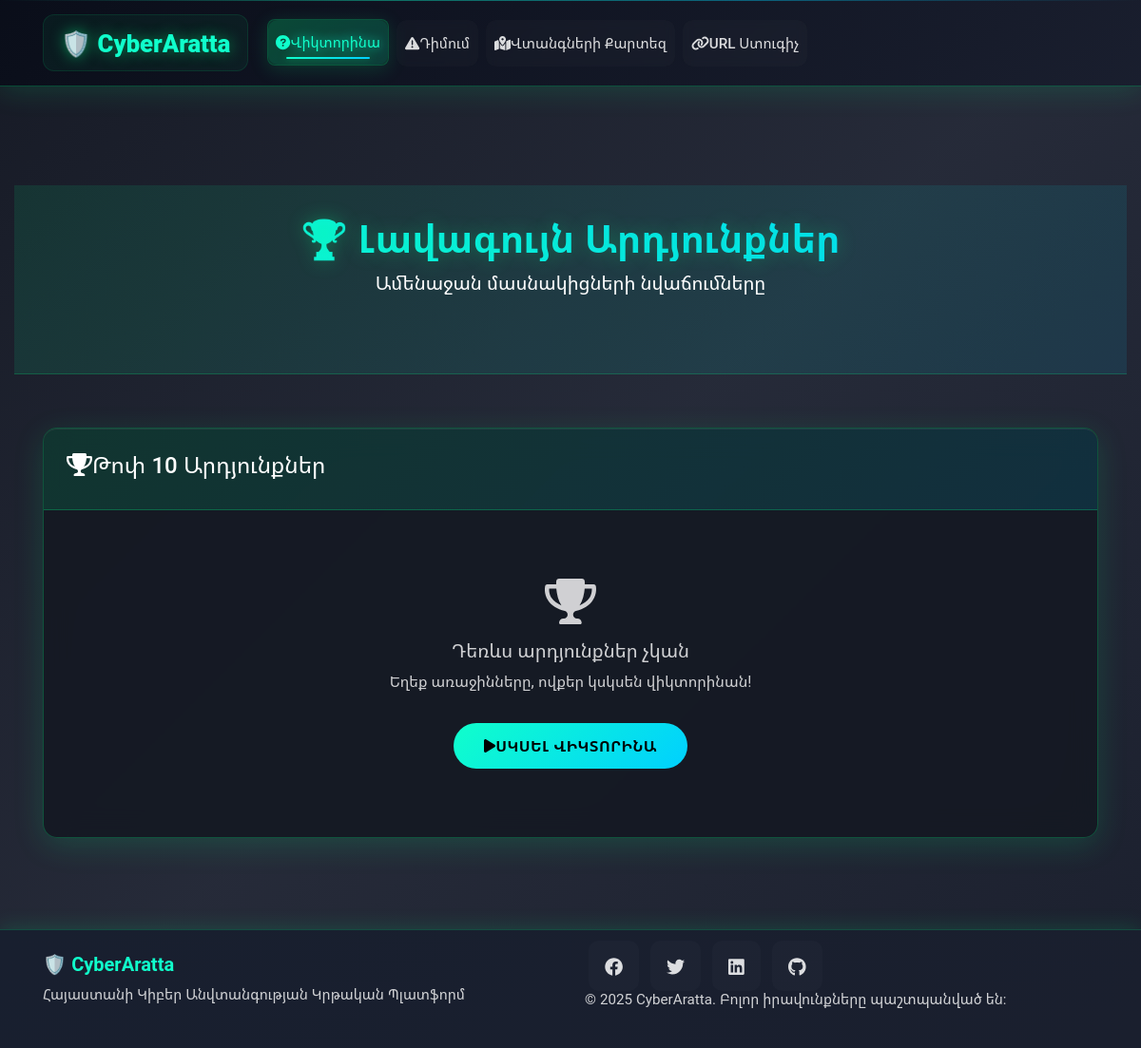
The app's page /quiz/leaderboard/, older data.
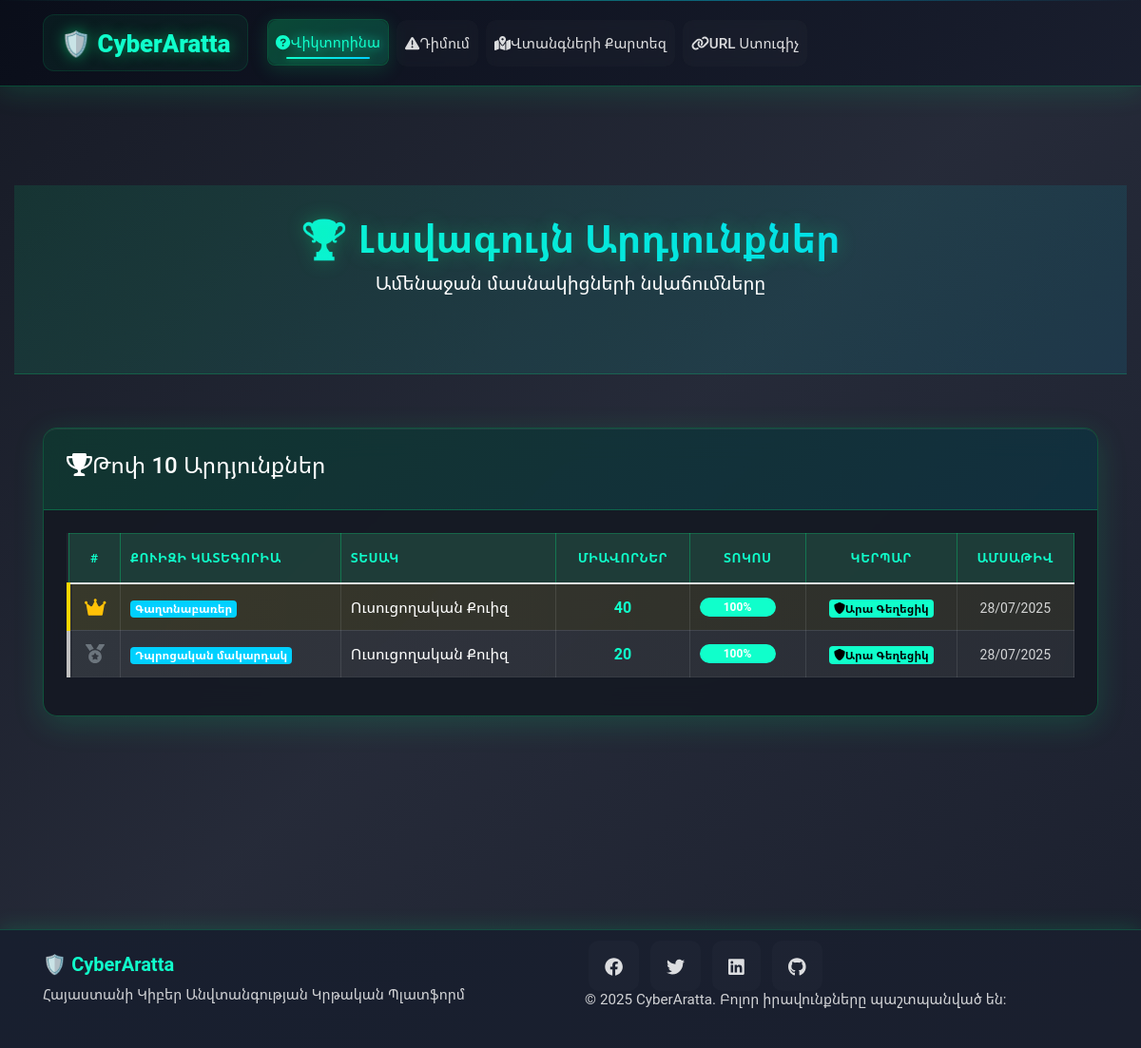
The same page, newer data.
### apps/quiz/models.py (models this page shows, shortened)
class QuizResult(models.Model):
    CHARACTER_RESULT_CHOICES = [
        ('ara', 'Արա Գեղեցիկ'),
        ('shamiram', 'Շամիրամ'),
    ]
    session = models.OneToOneField(QuizSession, on_delete=models.CASCADE)
    final_score = models.IntegerField()
    percentage = models.FloatField()
    character_result = models.CharField(max_length=20, choices=CHARACTER_RESULT_CHOICES)
    feedback_message = models.TextField(blank=True)
    is_visible = models.BooleanField(default=True)  # For leaderboard visibility
    created_at = models.DateTimeField(auto_now_add=True)
    def get_character_result_display(self):
        return dict(self.CHARACTER_RESULT_CHOICES).get(self.character_result, "")
    class Meta:
        ordering = ['-percentage', '-final_score', '-created_at']

class QuizSession(models.Model):
    session_key = models.CharField(max_length=64)
    category = models.ForeignKey(QuizCategory, on_delete=models.SET_NULL, null=True)
    question_type = models.CharField(max_length=20, choices=Question.QUESTION_TYPES)
    current_question = models.IntegerField(default=0)
    score = models.IntegerField(default=0)
    is_completed = models.BooleanField(default=False)
    started_at = models.DateTimeField(auto_now_add=True)

class QuizCategory(models.Model):
    CATEGORY_TYPE_CHOICES = [
        ('school', 'Դպրոցական'),
        ('student', 'Ուսանող'),
        ('professional', 'Մասնագիտական'),
    ]
    PROFESSIONAL_FIELD_CHOICES = [
        ('gov', 'Պետական'),
        ('bank', 'Բանկային'),
        ('edu', 'Կրթական'),
        ('it', 'IT'),
    ]
    name = models.CharField(max_length=100)
    category_type = models.CharField(max_length=20, choices=CATEGORY_TYPE_CHOICES)
    professional_field = models.CharField(max_length=20, choices=PROFESSIONAL_FIELD_CHOICES, blank=True, null=True)
    description = models.TextField(blank=True)
    is_active = models.BooleanField(default=True)

### apps/quiz/views.py (the view)
# urls.py: path('leaderboard/', views.leaderboard, name='leaderboard'),
def leaderboard(request):
    results = QuizResult.objects.filter(
        is_visible=True
    ).select_related(
        'session', 'session__category'
    ).order_by('-percentage', '-final_score', '-session__started_at')[:10]
    return render(request, 'quiz/leaderboard.html', {'results': results})

### templates/quiz/leaderboard.html (shortened to what the changed rows need)
{% extends 'base.html' %}
{% block page_title %}🏆 Լավագույն Արդյունքներ{% endblock %}
{% block content %}
<div class="container">
    <div class="cyber-card">
        <div class="cyber-card-body">
            {% if results %}
            <div class="table-responsive">
                <table class="table table-cyber">
                    <thead>
                        <tr>
                            <th class="text-center">#</th>
                            <th>Քուիզի կատեգորիա</th>
                            <th>Տեսակ</th>
                            <th class="text-center">Միավորներ</th>
                            <th class="text-center">Տոկոս</th>
                            <th class="text-center">Կերպար</th>
                            <th class="text-center">Ամսաթիվ</th>
                        </tr>
                    </thead>
                    <tbody>
                        {% for result in results %}
                        <tr class="{% if forloop.counter <= 3 %}table-highlight-{{ forloop.counter }}{% endif %}">
                            <td class="text-center">
                                {% if forloop.counter == 1 %}
                                    <i class="fas fa-crown text-warning fa-lg"></i>
                                {% elif forloop.counter == 2 %}
                                    <i class="fas fa-medal text-secondary fa-lg"></i>
                                {% elif forloop.counter == 3 %}
                                    <i class="fas fa-award text-warning fa-lg"></i>
                                {% else %}
                                    {{ forloop.counter }}
                                {% endif %}
                            </td>
                            <td>
                                <span class="badge bg-primary">{{ result.session.category.name }}</span>
                            </td>
                            <td>{{ result.session.get_question_type_display }}</td>
                            <td class="text-center">
                                <strong class="text-success">{{ result.final_score }}</strong>
                            </td>
                            <td class="text-center">
                                <div class="progress" style="height: 20px; width: 80px;">
                                    <div class="progress-bar {% if result.percentage >= 70 %}bg-success{% elif result.percentage >= 50 %}bg-warning{% else %}bg-danger{% endif %}"
                                         role="progressbar"
                                         style="width: {{ result.percentage }}%">
                                        {{ result.percentage|floatformat:0 }}%
                                    </div>
                                </div>
                            </td>
                            <td class="text-center">
                                {% if result.character_result == 'ara' %}
                                    <span class="badge bg-success">
                                        <i class="fas fa-shield-alt me-1"></i>{{ result.get_character_result_display }}
                                    </span>
                                {% else %}
                                    <span class="badge bg-info">
                                        <i class="fas fa-user-circle me-1"></i>{{ result.get_character_result_display }}
                                    </span>
                                {% endif %}
                            </td>
                            <td class="text-center text-muted">
                                <small>{{ result.created_at|date:"d/m/Y" }}</small>
                            </td>
                        </tr>
                        {% endfor %}
                    </tbody>
                </table>
            </div>
            {% else %}
            <div class="text-center py-5">
                <i class="fas fa-trophy fa-3x text-muted mb-3"></i>
                <h5 class="text-muted">Դեռևս արդյունքներ չկան</h5>
                <p class="text-muted">Եղեք առաջինները, ովքեր կսկսեն վիկտորինան!</p>
                <a href="{% url 'quiz:home' %}" class="btn btn-cyber mt-3">
                    <i class="fas fa-play me-2"></i>Սկսել Վիկտորինա
                </a>
            </div>
            {% endif %}
        </div>
    </div>
</div>
{% endblock %}

Row changes from the older to the newer data that the page shows:
added QuizResult: session.category.name "Գաղտնաբառեր", session.question_type "Ուսուցողական Քուիզ", final_score "40", percentage "100", character_result "Արա Գեղեցիկ", created_at "28/07/2025"
added QuizResult: session.category.name "Դպրոցական մակարդակ", session.question_type "Ուսուցողական Քուիզ", final_score "20", percentage "100", character_result "Արա Գեղեցիկ", created_at "28/07/2025"
Text that changed along with them:
text no longer shown: "Դեռևս արդյունքներ չկան Եղեք առաջինները, ովքեր կսկսեն վիկտորինան! ՍԿՍԵԼ ՎԻԿՏՈՐԻՆԱ"
text now shown: "# ՔՈՒԻԶԻ ԿԱՏԵԳՈՐԻԱ ՏԵՍԱԿ ՄԻԱՎՈՐՆԵՐ ՏՈԿՈՍ ԿԵՐՊԱՐ ԱՄՍԱԹԻՎ"
